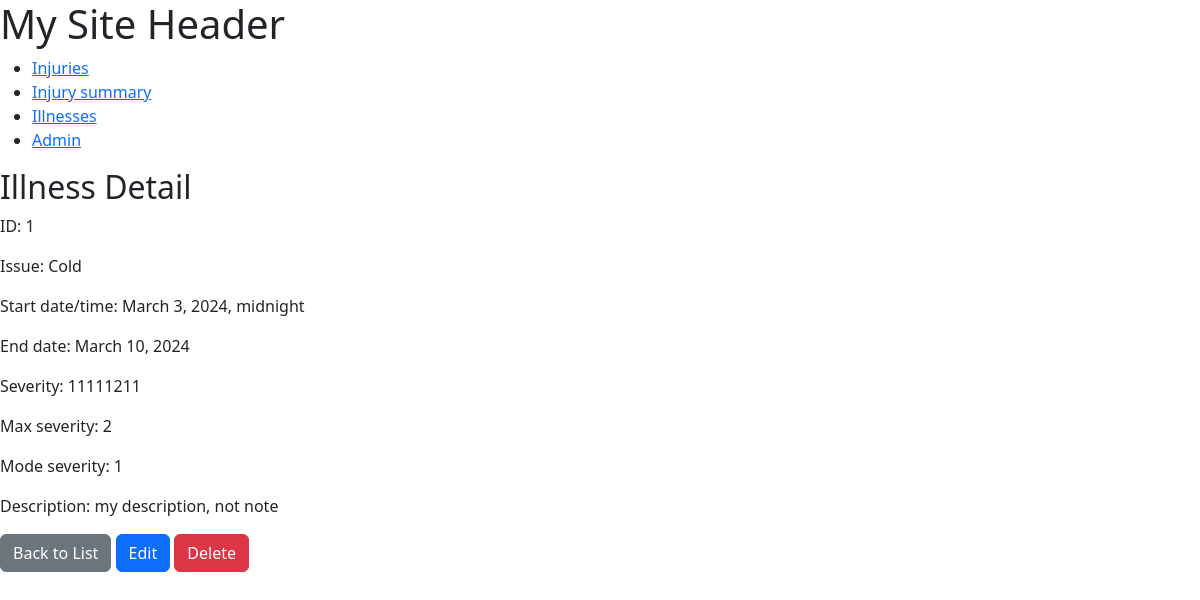
Page /health/illness/1/ on the committed database.
### health/models.py (models this page shows, shortened)
class Illness(models.Model):
    id = models.AutoField(primary_key=True)
    issue = models.CharField(max_length=50)
    start_datetime = models.DateTimeField()
    severity = models.TextField(validators=[validate_digits_1_to_9])
    description = models.TextField(blank=True, default='')

class Calculated_Illness(models.Model):
    illness = models.OneToOneField(Illness, on_delete=models.CASCADE, related_name='calculated_illness', primary_key=True)
    max_severity = models.IntegerField()
    mode_severity = models.IntegerField()
    start_date = models.DateField()
    end_date = models.DateField()

### health/views.py (the view)
# urls.py: path('illness/<int:pk>/', IllnessDetailView.as_view(), name='illness-detail'),
class IllnessDetailView(DetailView):
    model = Illness
    template_name = 'health/illness_detail.html'
    def get_queryset(self):
        return Illness.objects.select_related('calculated_illness').all()

### health/templates/health/illness_detail.html
{% extends 'shell.html' %}
{% block content %}
<h2>Illness Detail</h2>
<p>ID: {{ object.id }}</p>
<p>Issue: {{ object.issue }}</p>
<p>Start date/time: {{ object.start_datetime }}</p>
<p>End date: {{ object.calculated_illness.end_date }}</p>
<p>Severity: {{ object.severity }}</p>
<p>Max severity: {{ object.calculated_illness.max_severity }}</p>
<p>Mode severity: {{ object.calculated_illness.mode_severity }}</p>
<p>Description: {{ object.description }}</p>
<a class="btn btn-secondary" href="{% url 'illness-list' %}">Back to List</a>
<a class="btn btn-primary" href="{% url 'illness-update' object.id %}">Edit</a>
<a class="btn btn-danger" href="{% url 'illness-delete' object.id %}">Delete</a>
{% endblock %}

### rows in the picture
Illness: id "1", issue "Cold", start_datetime "March 3, 2024, midnight", calculated_illness.end_date "March 10, 2024", severity "11111211", calculated_illness.max_severity "2", calculated_illness.mode_severity "1", description "my description, not note"
